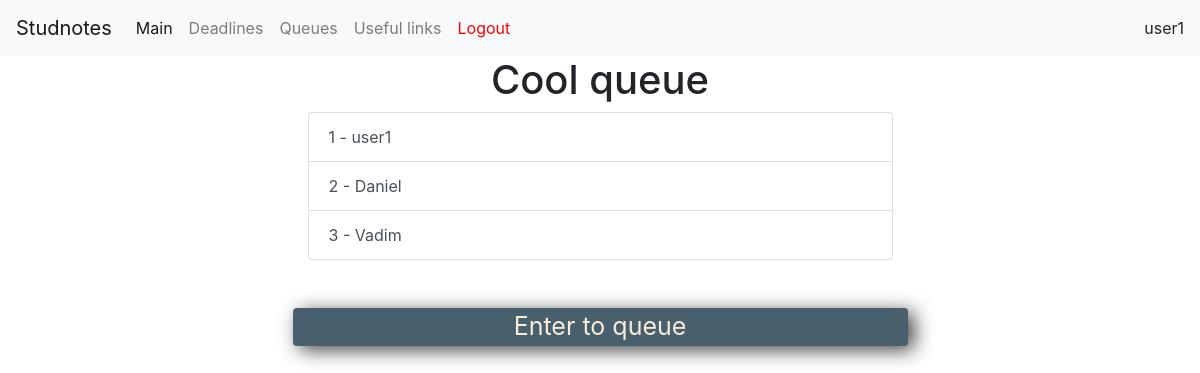
The app's page /queues/2 (signed in) with its own data.
### app/models/users.py (models this page shows, shortened)
class User(UserMixin, db.Model):
    id = db.Column(db.Integer, primary_key=True)
    username = db.Column(db.String(32), index=True, unique=True)
    group_id = db.Column(db.Integer, db.ForeignKey('group.id'))
    password_hash = db.Column(db.String(128))
    tg_id = db.Column(db.Integer)
    role = db.Column(db.Boolean)  # 0 -- user, 1 -- headmaster

class Queue(db.Model):
    id = db.Column(db.Integer, primary_key=True)
    group_id = db.Column(db.Integer, db.ForeignKey('group.id'))
    queue_name = db.Column(db.String(128))

### app/routes/queue/queue.py (the view)
@bp.route('/queues/<int:queue_id>', methods=['GET'])
@login_required
def queue_menu(queue_id):
    current_queue = Queue.query.filter_by(id=queue_id).first()
    temp = QueueMember.query.filter_by(queue_id=queue_id).all()
    queue_members = []
    for i in temp:
        queue_members.append(User.query.filter_by(id=i.user_id).first())
    return render_template('queue_menu.html', queue_members=queue_members, current_queue=current_queue)

### app/models/users.py (called while the page is built)
@login.user_loader
def load_user(id):
    return User.query.get(int(id))

### app/templates/queue_menu.html
{% extends "navbar.html" %}
{% block content %}
    <div class="wrapper">
        <div class="row justify-content-center">
            <div class="col-md-12">
                <h1 class="" style="text-align: center;"> {{ current_queue.queue_name }} </h1>
            </div>
        </div>
        <div class="row justify-content-center">
            <div class="col-md-6">
                <ul class="list-group" id="all_queues">
                    {% if queue_members %}
                        {%  for i in queue_members %}
                            <button type="button" class="list-group-item list-group-item-action d-flex justify-content-between align-items-center">
                               {{ loop.index }} - {{ i.username }}
                            </button>
                        {% endfor %}
                    {% endif %}
                </ul>
            </div>
        </div>
        <br>
        <br>
        <div class="row justify-content-center">
            <div class="col-md-6 rounded" style="box-shadow: 6px 4px 19px 0px rgba(0,0,0,0.75) !important; text-align: center; font-size: 25px; background-color: #485F6E; color: antiquewhite;" onclick="enter_to_queue({{ current_user.id }}, {{ current_queue.id }})" >Enter to queue</div>
        </div>
    </div>
{% endblock %}

### app/templates/navbar.html (shortened to what this page needs)
<!DOCTYPE html>
<html lang="en">
<head>
    <link rel="stylesheet" href="{{ url_for('static', filename='css/bootstrap.min.css') }}">
    <link rel="stylesheet" href="{{ url_for('static', filename='css/main.css') }}">
</head>
<body>
    <nav class="navbar navbar-expand-lg navbar-light bg-light">
      <a class="navbar-brand" href="/">Studnotes</a>
      <div class="collapse navbar-collapse" id="navbarNav">
        <ul class="navbar-nav mr-auto">
          <li class="nav-item active">
            <a class="nav-link" href="/">Main</a>
          </li>
            {% if not current_user.is_anonymous %}
              <li class="nav-item">
                <a class="nav-link" href="{{ url_for('deadline.deadline_page') }}">Deadlines</a>
              </li>
            <li class="nav-item">
                <a class="nav-link" href="{{ url_for('queue.queue_list') }}">Queues</a>
              </li>
              <li class="nav-item">
                <a class="nav-link" href="/">Useful links</a>
              </li>
              <li class="nav-item">
                 <a class="nav-link" href="{{ url_for('login.logout') }}" style="color:red;"> Logout </a>
              </li>
            {% endif %}
        </ul>
        {% if not current_user.is_anonymous %}
            <ul class="navbar-nav">
              <li class="nav-item">
                {{current_user.username}}
              </li>
            </ul>
        {% endif %}
      </div>
    </nav>
    {% block content %}{% endblock %}
</body>
</html>

### app/static/css/main.css (style rules this page uses)
html { font-family: 'Georgia', 'Consolas', 'Deja Vu Sans Mono', 'Bitstream Vera Sans Mono', monospace; }

### records on screen
User: username "user1"
Queue: queue_name "Cool queue"
User: username "Daniel"
User: username "Vadim"
